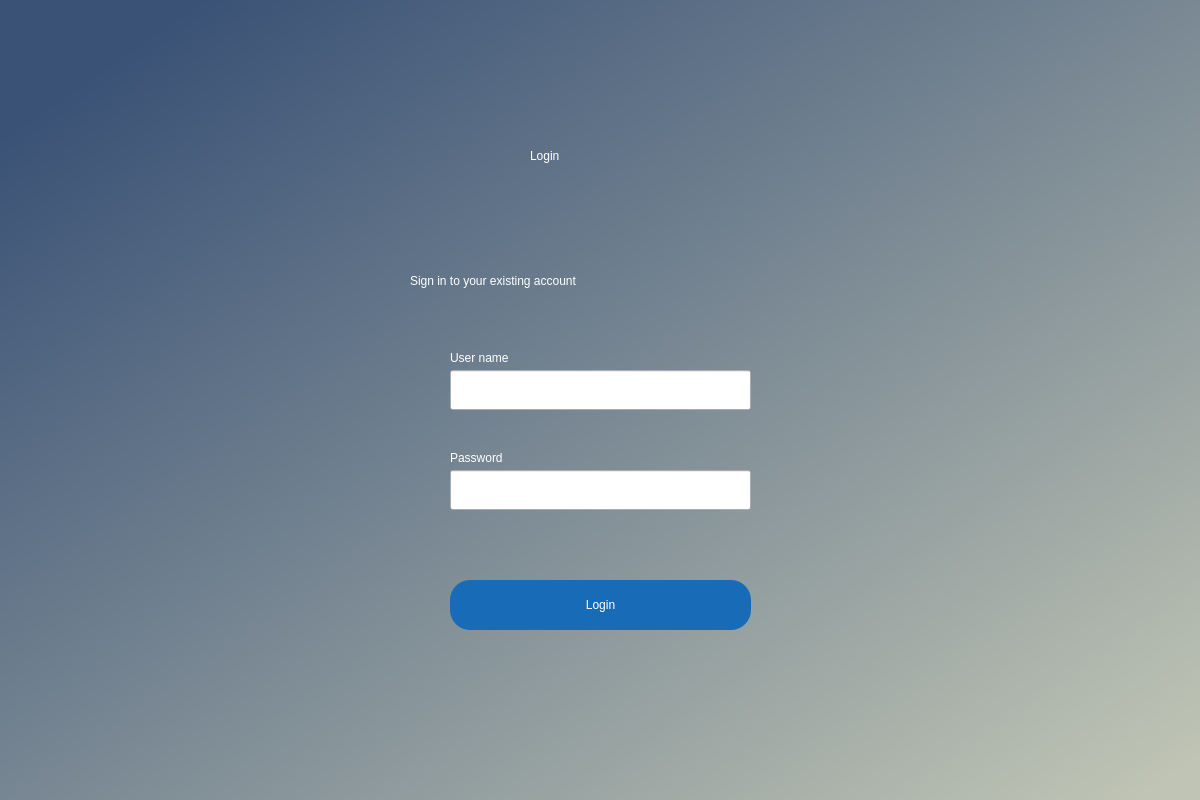
<?xml version="1.0" encoding="UTF-8"?>
<ui version="4.0">
 <class>Dialog</class>
 <widget class="QDialog" name="Dialog">
  <property name="geometry">
   <rect>
    <x>0</x>
    <y>0</y>
    <width>1200</width>
    <height>800</height>
   </rect>
  </property>
  <property name="windowTitle">
   <string>Dialog</string>
  </property>
  <widget class="QWidget" name="widget" native="true">
   <property name="geometry">
    <rect>
     <x>0</x>
     <y>0</y>
     <width>1200</width>
     <height>800</height>
    </rect>
   </property>
   <property name="styleSheet">
    <string notr="true">QWidget#widget{
background-color:qlineargradient(spread:pad, x1:0.059, y1:0.110311, x2:0.964, y2:0.976, stop:0 rgba(58, 82, 118, 255), stop:1 rgba(191, 196, 180, 255));}</string>
   </property>
   <widget class="QLabel" name="label">
    <property name="geometry">
     <rect>
      <x>530</x>
      <y>90</y>
      <width>141</width>
      <height>131</height>
     </rect>
    </property>
    <property name="styleSheet">
     <string notr="true">font: 75 36pt &quot;Trebuchet MS&quot;;color:rgb(255, 255, 255)</string>
    </property>
    <property name="text">
     <string>Login</string>
    </property>
   </widget>
   <widget class="QLabel" name="label_2">
    <property name="geometry">
     <rect>
      <x>410</x>
      <y>240</y>
      <width>381</width>
      <height>81</height>
     </rect>
    </property>
    <property name="styleSheet">
     <string notr="true">font: 16pt &quot;Trebuchet MS&quot;;color:rgb(255, 255, 255)</string>
    </property>
    <property name="text">
     <string>Sign in to your existing account</string>
    </property>
   </widget>
   <widget class="QPushButton" name="login2">
    <property name="geometry">
     <rect>
      <x>450</x>
      <y>580</y>
      <width>301</width>
      <height>50</height>
     </rect>
    </property>
    <property name="cursor">
     <cursorShape>PointingHandCursor</cursorShape>
    </property>
    <property name="styleSheet">
     <string notr="true">border-radius:20px;
background-color: rgb(23, 107, 183);
color: rgb(255, 255, 255);
font: 14pt &quot;Trebuchet MS&quot;;</string>
    </property>
    <property name="text">
     <string>Login</string>
    </property>
   </widget>
   <widget class="Line" name="line">
    <property name="enabled">
     <bool>true</bool>
    </property>
    <property name="geometry">
     <rect>
      <x>590</x>
      <y>0</y>
      <width>20</width>
      <height>801</height>
     </rect>
    </property>
    <property name="orientation">
     <enum>Qt::Horizontal</enum>
    </property>
   </widget>
   <widget class="QLineEdit" name="emailfield">
    <property name="geometry">
     <rect>
      <x>450</x>
      <y>370</y>
      <width>301</width>
      <height>40</height>
     </rect>
    </property>
    <property name="styleSheet">
     <string notr="true">font: 8pt &quot;MS Shell Dlg 2&quot;;
</string>
    </property>
   </widget>
   <widget class="QLineEdit" name="passwordfield">
    <property name="geometry">
     <rect>
      <x>450</x>
      <y>470</y>
      <width>301</width>
      <height>40</height>
     </rect>
    </property>
    <property name="styleSheet">
     <string notr="true">font: 8pt &quot;MS Shell Dlg 2&quot;;</string>
    </property>
   </widget>
   <widget class="QLabel" name="label_3">
    <property name="geometry">
     <rect>
      <x>450</x>
      <y>350</y>
      <width>91</width>
      <height>16</height>
     </rect>
    </property>
    <property name="styleSheet">
     <string notr="true">color: rgb(255, 255, 255);
font: 10pt &quot;Trebuchet MS&quot;;</string>
    </property>
    <property name="text">
     <string>User name</string>
    </property>
   </widget>
   <widget class="QLabel" name="label_4">
    <property name="geometry">
     <rect>
      <x>450</x>
      <y>450</y>
      <width>91</width>
      <height>16</height>
     </rect>
    </property>
    <property name="styleSheet">
     <string notr="true">color: rgb(255, 255, 255);
font: 10pt &quot;Trebuchet MS&quot;;</string>
    </property>
    <property name="text">
     <string>Password</string>
    </property>
   </widget>
   <widget class="QLabel" name="placeholder">
    <property name="geometry">
     <rect>
      <x>450</x>
      <y>540</y>
      <width>301</width>
      <height>16</height>
     </rect>
    </property>
    <property name="styleSheet">
     <string notr="true">font: 10pt &quot;MS Shell Dlg 2&quot;;color:red;</string>
    </property>
    <property name="text">
     <string/>
    </property>
   </widget>
  </widget>
 </widget>
 <resources/>
 <connections/>
</ui>
